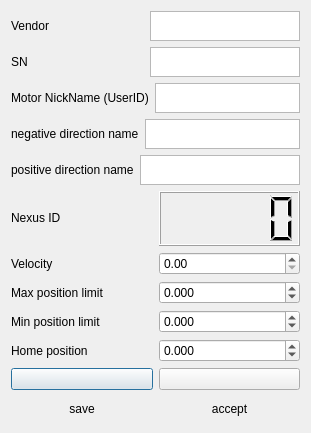
<?xml version="1.0" encoding="UTF-8"?>
<ui version="4.0">
 <class>config</class>
 <widget class="QDialog" name="config">
  <property name="geometry">
   <rect>
    <x>0</x>
    <y>0</y>
    <width>311</width>
    <height>433</height>
   </rect>
  </property>
  <property name="maximumSize">
   <size>
    <width>16777207</width>
    <height>500</height>
   </size>
  </property>
  <property name="windowTitle">
   <string>motor config</string>
  </property>
  <layout class="QVBoxLayout" name="verticalLayout_3">
   <item>
    <layout class="QHBoxLayout" name="horizontalLayout_7">
     <item>
      <widget class="QLabel" name="label_7">
       <property name="maximumSize">
        <size>
         <width>150</width>
         <height>40</height>
        </size>
       </property>
       <property name="text">
        <string>Vendor</string>
       </property>
      </widget>
     </item>
     <item>
      <widget class="QTextBrowser" name="vendor">
       <property name="maximumSize">
        <size>
         <width>150</width>
         <height>30</height>
        </size>
       </property>
      </widget>
     </item>
    </layout>
   </item>
   <item>
    <layout class="QHBoxLayout" name="horizontalLayout_6">
     <item>
      <widget class="QLabel" name="label_8">
       <property name="maximumSize">
        <size>
         <width>150</width>
         <height>40</height>
        </size>
       </property>
       <property name="text">
        <string>SN</string>
       </property>
      </widget>
     </item>
     <item>
      <widget class="QTextBrowser" name="SN">
       <property name="maximumSize">
        <size>
         <width>150</width>
         <height>30</height>
        </size>
       </property>
      </widget>
     </item>
    </layout>
   </item>
   <item>
    <layout class="QHBoxLayout" name="horizontalLayout">
     <item>
      <widget class="QLabel" name="label_3">
       <property name="maximumSize">
        <size>
         <width>150</width>
         <height>40</height>
        </size>
       </property>
       <property name="text">
        <string>Motor NickName (UserID)</string>
       </property>
      </widget>
     </item>
     <item>
      <widget class="QTextEdit" name="UserID">
       <property name="maximumSize">
        <size>
         <width>200</width>
         <height>30</height>
        </size>
       </property>
      </widget>
     </item>
    </layout>
   </item>
   <item>
    <layout class="QHBoxLayout" name="horizontalLayout_10">
     <item>
      <widget class="QLabel" name="label_10">
       <property name="maximumSize">
        <size>
         <width>150</width>
         <height>40</height>
        </size>
       </property>
       <property name="text">
        <string>negative direction name</string>
       </property>
      </widget>
     </item>
     <item>
      <widget class="QTextEdit" name="left_name">
       <property name="maximumSize">
        <size>
         <width>200</width>
         <height>30</height>
        </size>
       </property>
      </widget>
     </item>
    </layout>
   </item>
   <item>
    <layout class="QHBoxLayout" name="horizontalLayout_9">
     <item>
      <widget class="QLabel" name="label_11">
       <property name="maximumSize">
        <size>
         <width>150</width>
         <height>40</height>
        </size>
       </property>
       <property name="text">
        <string>positive direction name</string>
       </property>
      </widget>
     </item>
     <item>
      <widget class="QTextEdit" name="right_name">
       <property name="maximumSize">
        <size>
         <width>200</width>
         <height>30</height>
        </size>
       </property>
      </widget>
     </item>
    </layout>
   </item>
   <item>
    <layout class="QHBoxLayout" name="horizontalLayout_8">
     <item>
      <widget class="QLabel" name="label_9">
       <property name="maximumSize">
        <size>
         <width>150</width>
         <height>40</height>
        </size>
       </property>
       <property name="text">
        <string>Nexus ID</string>
       </property>
      </widget>
     </item>
     <item>
      <widget class="QLCDNumber" name="NexusID">
       <property name="palette">
        <palette>
         <active>
          <colorrole role="Button">
           <brush brushstyle="SolidPattern">
            <color alpha="255">
             <red>0</red>
             <green>0</green>
             <blue>0</blue>
            </color>
           </brush>
          </colorrole>
          <colorrole role="Light">
           <brush brushstyle="SolidPattern">
            <color alpha="255">
             <red>0</red>
             <green>0</green>
             <blue>0</blue>
            </color>
           </brush>
          </colorrole>
          <colorrole role="Base">
           <brush brushstyle="SolidPattern">
            <color alpha="255">
             <red>0</red>
             <green>0</green>
             <blue>0</blue>
            </color>
           </brush>
          </colorrole>
         </active>
         <inactive>
          <colorrole role="Button">
           <brush brushstyle="SolidPattern">
            <color alpha="255">
             <red>240</red>
             <green>240</green>
             <blue>240</blue>
            </color>
           </brush>
          </colorrole>
          <colorrole role="Light">
           <brush brushstyle="SolidPattern">
            <color alpha="255">
             <red>255</red>
             <green>255</green>
             <blue>255</blue>
            </color>
           </brush>
          </colorrole>
          <colorrole role="Base">
           <brush brushstyle="SolidPattern">
            <color alpha="255">
             <red>255</red>
             <green>255</green>
             <blue>255</blue>
            </color>
           </brush>
          </colorrole>
         </inactive>
         <disabled>
          <colorrole role="Button">
           <brush brushstyle="SolidPattern">
            <color alpha="255">
             <red>0</red>
             <green>0</green>
             <blue>0</blue>
            </color>
           </brush>
          </colorrole>
          <colorrole role="Light">
           <brush brushstyle="SolidPattern">
            <color alpha="255">
             <red>0</red>
             <green>0</green>
             <blue>0</blue>
            </color>
           </brush>
          </colorrole>
          <colorrole role="Base">
           <brush brushstyle="SolidPattern">
            <color alpha="255">
             <red>240</red>
             <green>240</green>
             <blue>240</blue>
            </color>
           </brush>
          </colorrole>
         </disabled>
        </palette>
       </property>
       <property name="font">
        <font>
         <pointsize>11</pointsize>
         <bold>true</bold>
        </font>
       </property>
      </widget>
     </item>
    </layout>
   </item>
   <item>
    <layout class="QHBoxLayout" name="horizontalLayout_11">
     <property name="topMargin">
      <number>0</number>
     </property>
     <item>
      <widget class="QLabel" name="labbe">
       <property name="text">
        <string>Velocity</string>
       </property>
      </widget>
     </item>
     <item>
      <widget class="QDoubleSpinBox" name="velocity">
       <property name="maximum">
        <double>100.000000000000000</double>
       </property>
      </widget>
     </item>
    </layout>
   </item>
   <item>
    <layout class="QHBoxLayout" name="horizontalLayout_3">
     <item>
      <widget class="QLabel" name="label_2">
       <property name="text">
        <string>Max position limit</string>
       </property>
      </widget>
     </item>
     <item>
      <widget class="QDoubleSpinBox" name="Pmax">
       <property name="decimals">
        <number>3</number>
       </property>
       <property name="minimum">
        <double>-100000.000000000000000</double>
       </property>
       <property name="maximum">
        <double>100000.000000000000000</double>
       </property>
      </widget>
     </item>
    </layout>
   </item>
   <item>
    <layout class="QHBoxLayout" name="horizontalLayout_2">
     <item>
      <widget class="QLabel" name="label">
       <property name="text">
        <string>Min position limit</string>
       </property>
      </widget>
     </item>
     <item>
      <widget class="QDoubleSpinBox" name="Pmin">
       <property name="decimals">
        <number>3</number>
       </property>
       <property name="minimum">
        <double>-100000.000000000000000</double>
       </property>
       <property name="maximum">
        <double>100000.000000000000000</double>
       </property>
      </widget>
     </item>
    </layout>
   </item>
   <item>
    <layout class="QHBoxLayout" name="horizontalLayout_4">
     <item>
      <widget class="QLabel" name="label_4">
       <property name="text">
        <string>Home position</string>
       </property>
      </widget>
     </item>
     <item>
      <widget class="QDoubleSpinBox" name="Phome">
       <property name="decimals">
        <number>3</number>
       </property>
       <property name="minimum">
        <double>-100000.000000000000000</double>
       </property>
       <property name="maximum">
        <double>100000.000000000000000</double>
       </property>
      </widget>
     </item>
    </layout>
   </item>
   <item>
    <layout class="QHBoxLayout" name="horizontalLayout_5">
     <item>
      <layout class="QVBoxLayout" name="verticalLayout_2">
       <item>
        <widget class="QPushButton" name="saveBt">
         <property name="text">
          <string/>
         </property>
         <property name="icon">
          <iconset>
           <normaloff>save.png</normaloff>save.png</iconset>
         </property>
         <property name="iconSize">
          <size>
           <width>40</width>
           <height>40</height>
          </size>
         </property>
        </widget>
       </item>
       <item>
        <widget class="QLabel" name="label_5">
         <property name="text">
          <string>&lt;html&gt;&lt;head/&gt;&lt;body&gt;&lt;p align=&quot;center&quot;&gt;save&lt;/p&gt;&lt;/body&gt;&lt;/html&gt;</string>
         </property>
        </widget>
       </item>
      </layout>
     </item>
     <item>
      <layout class="QVBoxLayout" name="verticalLayout">
       <item>
        <widget class="QPushButton" name="acceptBt">
         <property name="text">
          <string/>
         </property>
         <property name="icon">
          <iconset>
           <normaloff>set.png</normaloff>set.png</iconset>
         </property>
         <property name="iconSize">
          <size>
           <width>40</width>
           <height>40</height>
          </size>
         </property>
        </widget>
       </item>
       <item>
        <widget class="QLabel" name="label_6">
         <property name="text">
          <string>&lt;html&gt;&lt;head/&gt;&lt;body&gt;&lt;p align=&quot;center&quot;&gt;accept&lt;/p&gt;&lt;/body&gt;&lt;/html&gt;</string>
         </property>
        </widget>
       </item>
      </layout>
     </item>
    </layout>
   </item>
  </layout>
 </widget>
 <resources/>
 <connections/>
</ui>
